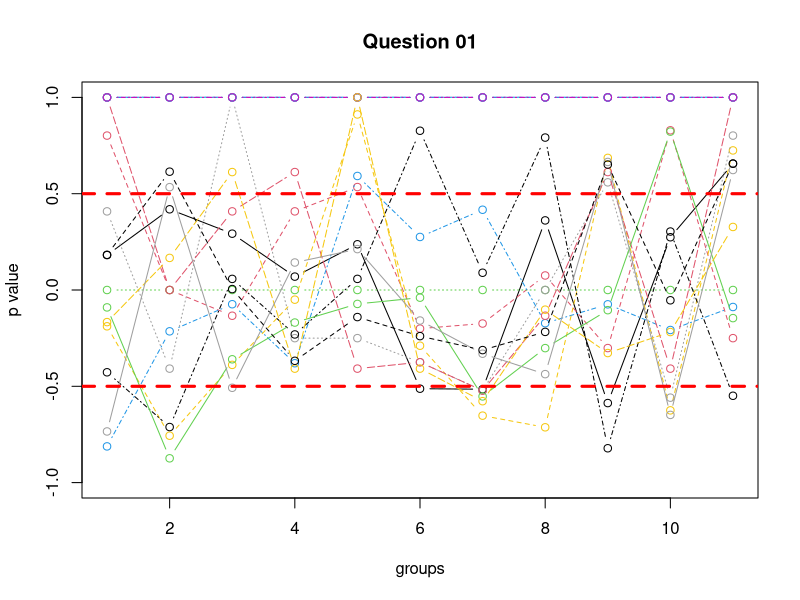
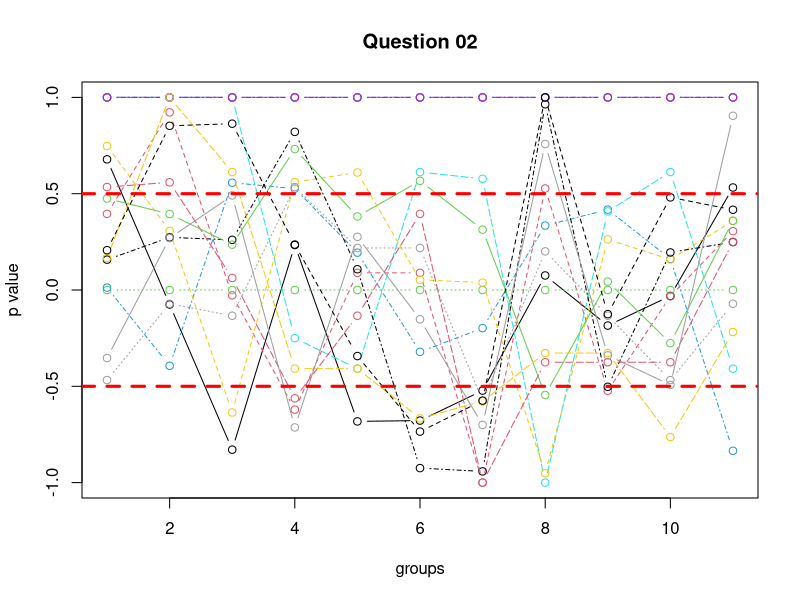
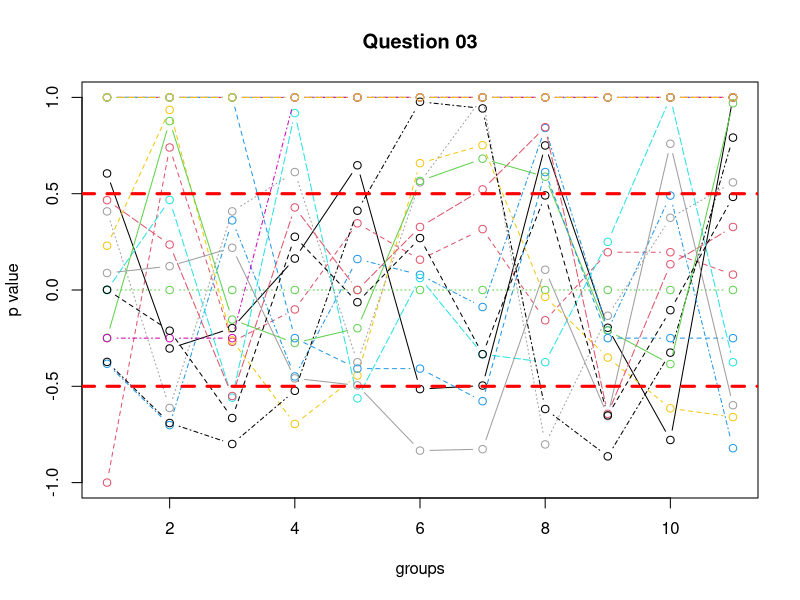
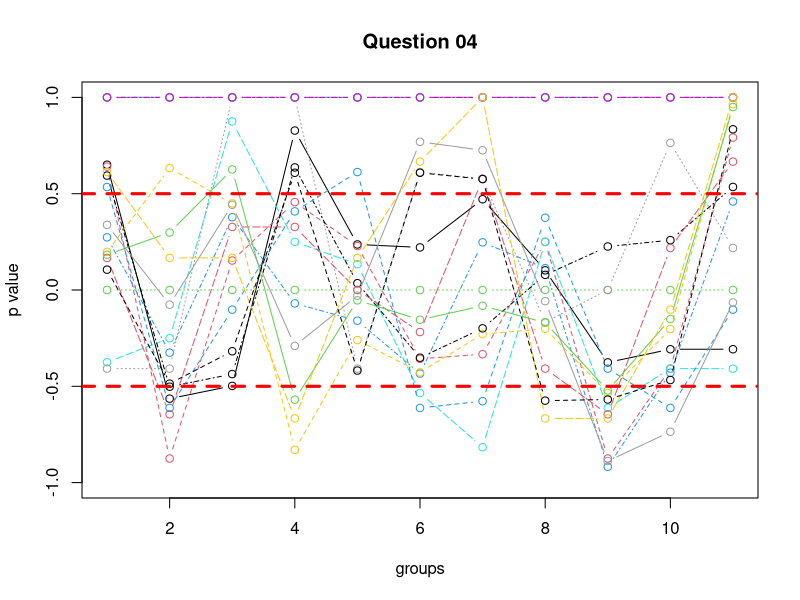
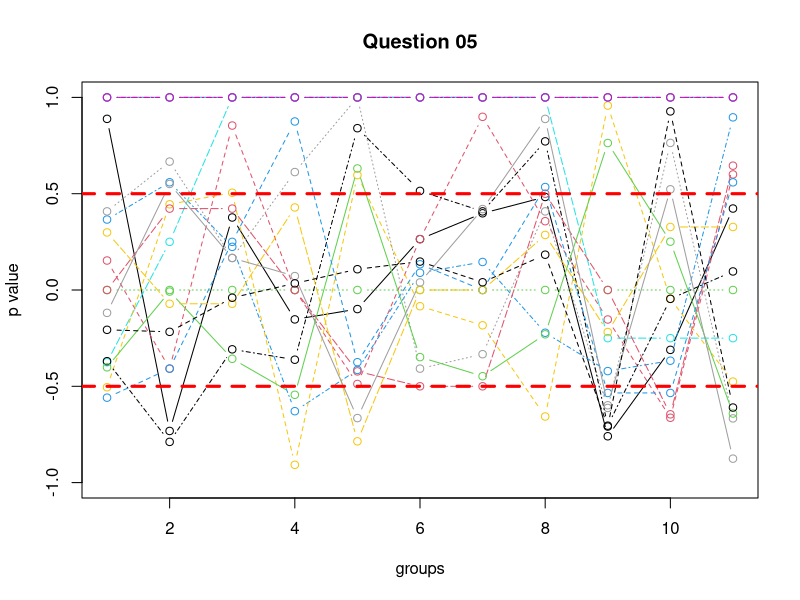
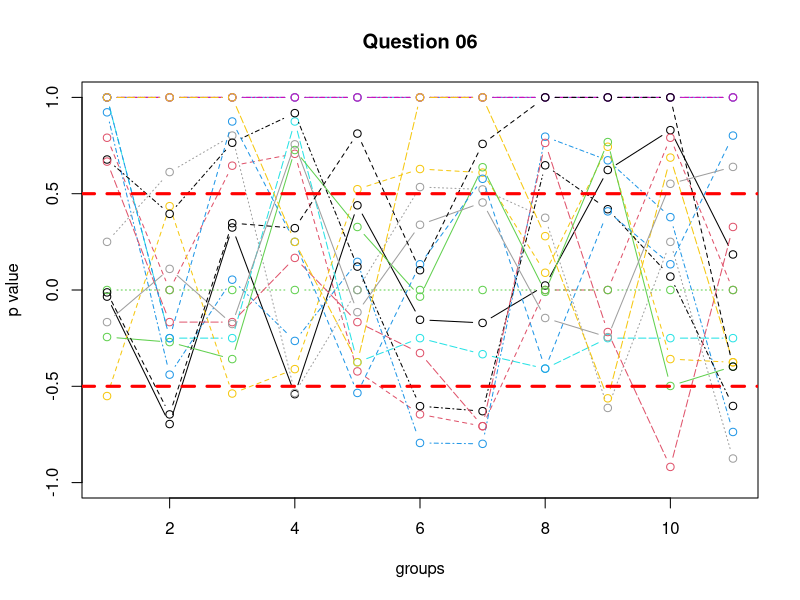
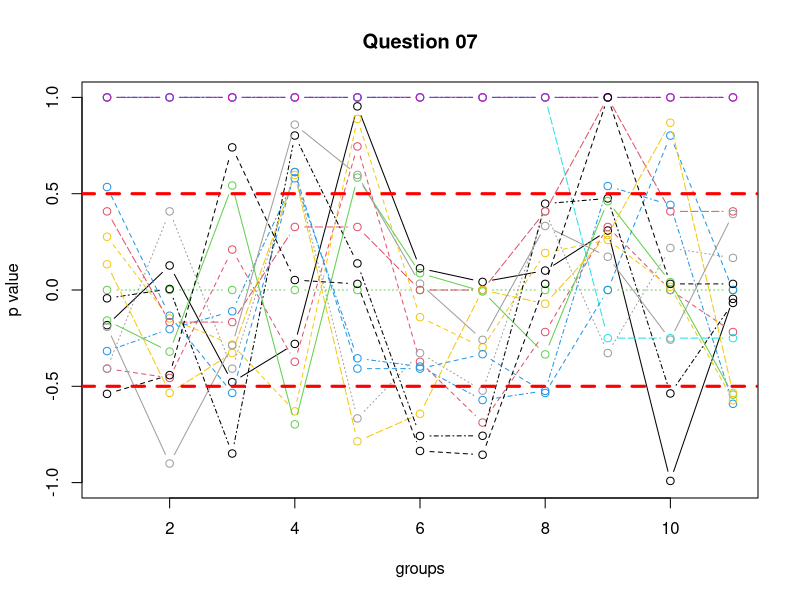
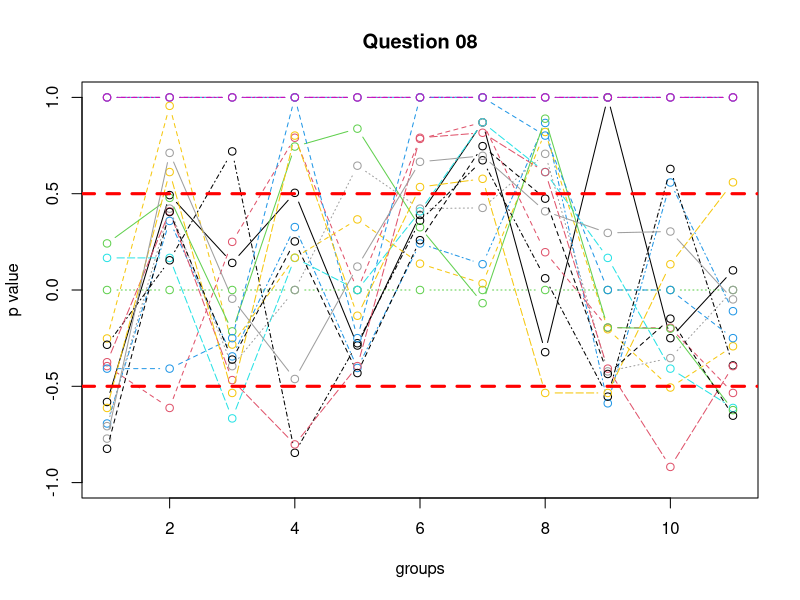

Write R code to recreate these figures, in order.
#R version 3.4.4

# p1
OPINIONLEXICON <- c(0.1813094665, 0.4190141351, 0.2924938738, 0.06955532071, 0.23742904, -0.5124500386, -0.5151515152, 0.3613720187, -0.5870852729, 0.2739731273, 0.6558559741)
SENTISTRENGTH <- c(0.8017837257, 0, -0.133630621, 0.4082482905, 0.5345224838, -0.2004459314, -0.174077656, 0.07537783614, -0.3015113446, 0.8291561976, -0.25)
SOCAL <- c(0, 0, 0, 0, 0, 0, 0, 0, 0,0 ,0)
HAPPINESSINDEX <- c(-0.812018844, -0.2145852309, -0.07384285418, -0.3801894619, 0.5920511059, 0.2753894112, 0.4166819473, -0.1724000097, -0.07436961685, -0.2076711008, -0.08823279835)
SANN <- c(1, 1, 1, 1, 1, 1, 1, 1, 1, 1, 1)
EMOTICONSDS <- c(1, 1, 1, 1, 1, 1, 1, 1, 1, 1, 1)
SENTIMENT140 <- c(-0.1885308749, -0.7565233096, -0.3888001561, -0.05018114868, 0.9115258877, -0.2893164219, -0.6524395203, -0.7129067166, 0.6859573442, -0.624873569, 0.7247706513)
STANFORD <- c(0.4082482905, -0.4082482905, 1, -0.25, -0.25, -0.375, -0.5222329679, 0, 0.5590169944, -0.5590169944, 0.8017837257)
AFINN <- c(-0.4272389409, -0.7115429727, 0.05764650058, -0.2307517281, 0.05772635503, 0.8269255372, 0.08960215366, 0.7915044472, -0.8217305334, 0.3035692416, -0.5491774213)
MPQA <- c(1, 0, 0.4082482905, 0.6123724357, -0.4082482905, -0.375, -0.5222329679, -0.133630621, 0.6123724357, -0.4082482905, 1)
NRCHASHTAG <- c(-0.09033413551, -0.873902868, -0.3597925888, -0.1689857215, -0.07229455731, -0.03976431832, -0.552513432, -0.3017739044, -0.104731097, 0.8223528988, -0.1459669057)
EMOLEX <- c(1, 1, 1, 1, 1, 1, 1, 1, 1, 1, 1)
EMOTICONS <- c(1, 1, 1, 1, 1, 1, 1, 1, 1, 1, 1)
PANAST <- c(1, 1, 1, 1, 1, 1, 1, 1, 1, 1, 1)
SASA <- c(-0.1666666667, 0.1666666667, 0.6123724357, -0.4082482905, 1, -0.4082482905, -0.5773502692, -0.1020620726, -0.3273268354, -0.2182178902, 0.3273268354)
SENTIWORDNET <- c(-0.7344734376, 0.5340270243, -0.5076820164, 0.14272149, 0.2123652931, -0.1585213291, -0.3308356689, -0.4368563661, 0.6649571017, -0.6484954288, 0.622994896)
VADER <- c(0.1827372428, 0.6143351277, 0.004851462168, -0.3676131912, -0.1405293561, -0.2394965967, -0.3120400278, -0.2174992595, 0.6513680684, -0.0534137106, 0.6564610355)



dat <- matrix(c(OPINIONLEXICON, SENTISTRENGTH, SOCAL, HAPPINESSINDEX, SANN, EMOTICONSDS, SENTIMENT140, STANFORD, AFINN, MPQA, NRCHASHTAG, EMOLEX, EMOTICONS, PANAST, SASA, SENTIWORDNET, VADER), ncol=17) # make data
matplot(dat, main="Question 01", type = c("b"), pch=1, col = 1:17, ylim = c(-1, 1), xlim = c(1, 11), xlab = "groups", ylab = "p value")
abline(h=0.5, col="red", lwd=3, lty=2)
abline(h=-0.5, col="red", lwd=3, lty=2)
#legend("topright", inset = c(- 0.4, 0), legend = c("OPINIONLEXICON", "SENTISTRENGTH", "SOCAL", "HAPPINESSINDEX", "SANN", "EMOTICONSDS", "SENTIMENT140", "STANFORD", "AFINN", "MPQA", "NRCHASHTAG", "EMOLEX", "EMOTICONS", "PANAST", "SASA", "SENTIWORDNET", "VADER"), col=1:17, pch=1)


#================
# p2
OPINIONLEXICON <- c(0.6783876579, -0.07538140879, -0.8291011663, 0.2335227502, -0.6822527409, -0.6779451923, -0.5222329679, 0.07537783614, -0.1846372365, -0.03077287274, 0.5321811564)
SENTISTRENGTH <- c(0.3952847075, 0.9223309842, -0.02777777778, -0.6210344279, 0.08908708064, 0.08908708064, -1, 0.5270462767, -0.5229763604, -0.03268602252, 0.3055555556)
SOCAL <- c(0, 0, 0, 0, 0, 0, 0, 0, 0,0 ,0)
HAPPINESSINDEX <- c(0.01251774911, -0.393609676, 0.5570167584, 0.5263032409, 0.1939799659, -0.3211669316, -0.198012284, 0.3345199885, 0.4173798893, 0.1615619952, -0.8348883597)
SANN <- c(1, 1, 1, -0.25, -0.4082482905, 0.6123724357, 0.5773502692, -1, 0.4082482905, 0.6123724357, -0.4082482905)
EMOTICONSDS <- c(1, 1, 1, 1, 1, 1, 1, 1, 1, 1, 1)
SENTIMENT140 <- c(0.7476511468, 0.3070435607, -0.6357544778, 0.5602478458, 0.6100592294, 0.05289133013, 0.03862416519, -0.9515454423, 0.262642866, 0.1585334814, 0.3583807895)
STANFORD <- c(-0.4677071733, -0.07142857143, -0.133630621, 0.5345224838, 0.2182178902, 0.2182178902, -0.5773502692, 0.2004459314, -0.133630621, -0.4677071733, -0.07142857143)
AFINN <- c(0.1575676838, 0.2731588983, 0.2605130536, 0.8210301373, 0.1078009033, -0.9247560932, -0.9419021111, 0.964499945, -0.5026259312, 0.1951067239, 0.2487503046)
MPQA <- c(0.5345224838, 0.5590169944, 0.0625, -0.5625, -0.133630621, 0.3952847075, -1, -0.375, -0.375, -0.375, 0.25)
NRCHASHTAG <- c(0.4749882705, 0.3943288491, 0.2354981604, 0.7313677344, 0.3819595408, 0.5666771757, 0.3133094705, -0.5451573587, 0.04359923813, -0.2760846132, 0.3596233153)
EMOLEX <- c(1, 1, 1, 1, 1, 1, 1, 1, 1, 1, 1)
EMOTICONS <- c(1, 1, 1, 1, 1, 1, 1, 1, 1, 1, 1)
PANAST <- c(1, 1, 1, 1, 1, 1, 1, 1, 1, 1, 1)
SASA <- c(0.1666666667, 1, 0.6123724357, -0.4082482905, -0.4082482905, -0.6666666667, -0.5773502692, -0.3273268354, -0.3273268354, -0.7637626158, -0.2182178902)
SENTIWORDNET <- c(-0.353183336, 0.2694901436, 0.4910841623, -0.7136031649, 0.2760989056, -0.1519709371, -0.7003457629, 0.7580686503, -0.3395639257, -0.4930768554, 0.9045079298)
VADER <- c(0.2066763773, 0.8524488975, 0.86353579, 0.2358632921, -0.3429394028, -0.7351745269, -0.5742143361, 1, -0.1252229236, 0.48095367, 0.4167529227)



dat <- matrix(c(OPINIONLEXICON, SENTISTRENGTH, SOCAL, HAPPINESSINDEX, SANN, EMOTICONSDS, SENTIMENT140, STANFORD, AFINN, MPQA, NRCHASHTAG, EMOLEX, EMOTICONS, PANAST, SASA, SENTIWORDNET, VADER), ncol=17) # make data
matplot(dat, main="Question 02", type = c("b"), pch=1, col = 1:17, ylim = c(-1, 1), xlim = c(1, 11), xlab = "groups", ylab = "p value")
abline(h=0.5, col="red", lwd=3, lty=2)
abline(h=-0.5, col="red", lwd=3, lty=2)
#legend("topright", inset = c(- 0.4, 0), legend = c("OPINIONLEXICON", "SENTISTRENGTH", "SOCAL", "HAPPINESSINDEX", "SANN", "EMOTICONSDS", "SENTIMENT140", "STANFORD", "AFINN", "MPQA", "NRCHASHTAG", "EMOLEX", "EMOTICONS", "PANAST", "SASA", "SENTIWORDNET", "VADER"), col=1:17, pch=1)


#================
# p3
OPINIONLEXICON <- c(0.6051752479,-0.3035984438,-0.1977869994,0.1632498154,0.6475945477,-0.5144230769,-0.4962313497,0.7505788544,-0.1961161351,-0.7787258787,0.9996144693)
SENTISTRENGTH <- c(-1,0.7399400734,-0.2690691176,-0.1009009191,0.3461538462,0.1572427255,0.316227766,-0.1572427255,0.1961161351,0.1961161351,0.0800640769)
SOCAL <- c(0, 0, 0, 0, 0, 0, 0, 0, 0,0 ,0)
HAPPINESSINDEX <- c(-0.3829287423,-0.701643207,0.3614636365,-0.4487290549,0.1607007101,0.07886925344,-0.08843221493,0.8412027636,-0.2091869921,0.4902444506,-0.8215780775)
SANN <- c(0,0.4677071733,-0.5590169944,0.9185586535,-0.5625,0.0625,-0.3333333333,-0.375,0.25,1,-0.375)
EMOTICONSDS <- c(1,1,1,1,1,1,1,1,1,1,1)
SENTIMENT140 <- c(0.2299258886,0.9350362393,-0.2619530932,-0.6954464414,-0.4439381297,0.6585026113,0.7517344142,-0.03591315831,-0.3509225142,-0.6143437158,-0.6598829256)
STANFORD <- c(0.4082482905,-0.6123724357,0.4082482905,0.6123724357,-0.375,0.5590169944,1,-0.8017837257,-0.133630621,0.375,0.5590169944)
AFINN <- c(-0.3733325478,-0.6905680249,-0.7995179844,-0.5234218485,0.4117480101,0.9773854384,0.9428090416,-0.6179307956,-0.8637921424,-0.3252076063,0.7913021987)
MPQA <- c(0.4665694748,0.2358640883,-0.5503495393,0.4285714286,0,0.3273268354,0.5222329679,0.8451542547,-0.6428571429,0.133630621,0.3273268354)
NRCHASHTAG <- c(-0.2478628482,0.8770688392,-0.153641176,-0.2752900998,-0.1984670103,0.5664984264,0.6816417172,0.5883639675,-0.2106219812,-0.3845691106,0.9693503535)
EMOLEX <- c(1,1,1,-0.25,-0.4082482905,-0.4082482905,-0.5773502692,0.6123724357,-0.25,-0.25,-0.25)
EMOTICONS <- c(1,1,1,1,1,1,1,1,1,1,1)
PANAST <- c(-0.25,-0.25,-0.25,1,1,1,1,1,1,1,1)
SASA <- c(1,1,1,1,1,1,1,1,1,1,1)
SENTIWORDNET <- c(0.08822585451,0.1236389287,0.2193372685,-0.4588671385,-0.4950553352,-0.8340102193,-0.8264904142,0.1052446261,-0.6545819397,0.7593103078,-0.5981421508)
VADER <- c(0.001346577981,-0.2112291502,-0.6646696416,0.2764357051,-0.06338181607,0.2696023435,-0.3333333333,0.4911537243,-0.6510251963,-0.1048169882,0.4834354571)



dat <- matrix(c(OPINIONLEXICON, SENTISTRENGTH, SOCAL, HAPPINESSINDEX, SANN, EMOTICONSDS, SENTIMENT140, STANFORD, AFINN, MPQA, NRCHASHTAG, EMOLEX, EMOTICONS, PANAST, SASA, SENTIWORDNET, VADER), ncol=17) # make data
matplot(dat, main="Question 03", type = c("b"), pch=1, col = 1:17, ylim = c(-1, 1), xlim = c(1, 11), xlab = "groups", ylab = "p value")
abline(h=0.5, col="red", lwd=3, lty=2)
abline(h=-0.5, col="red", lwd=3, lty=2)
#legend("topright", inset = c(- 0.4, 0), legend = c("OPINIONLEXICON", "SENTISTRENGTH", "SOCAL", "HAPPINESSINDEX", "SANN", "EMOTICONSDS", "SENTIMENT140", "STANFORD", "AFINN", "MPQA", "NRCHASHTAG", "EMOLEX", "EMOTICONS", "PANAST", "SASA", "SENTIWORDNET", "VADER"), col=1:17, pch=1)



#================
# p4
OPINIONLEXICON <- c(0.6504436356, -0.5640760748, -0.4979352974, 0.8278373544, 0.2365249584, 0.2211629342, 0.4714045208, 0.1020620726, -0.3759722599, -0.3076136672, -0.3076136672)
SENTISTRENGTH <- c(0.6407116072, -0.875, 0.1530931089, 0.4564354646, 0.2282177323, -0.3572172542, -0.3333333333, 0.25, -0.875, -0.4082482905, 0.7916666667)
SOCAL <- c(0, 0, 0, 0, 0, 0, 0, 0, 0,0 ,0)
HAPPINESSINDEX <- c(0.2734266032, -0.3253823672, 0.3778511815, -0.06953364058, -0.1591854777, -0.4341193705, 0.2474716908, 0.1132258069, -0.917958638, -0.4297265682, 0.4595164172)
SANN <- c(-0.375, -0.25, 0.875, 0.25, 0.133630621, -0.5345224838, -0.8164965809, 0.25, -0.6123724357, -0.4082482905, -0.4082482905)
EMOTICONSDS <- c(1, 1, 1, 1, 1, 1, 1, 1, 1, 1, 1)
SENTIMENT140 <- c(0.1979666573, 0.6323718968, 0.4495866076, -0.829913851, -0.2600308331, -0.4276391154, -0.2290192182, -0.200984725, -0.5349092519, -0.2025237297, 0.9647925761)
STANFORD <- c(-0.4082482905, -0.4082482905, 1, 1, -0.4082482905, 0.6123724357, 0.5773502692, -0.1666666667, 0, 0.7637626158, 0.2182178902)
AFINN <- c(0.5942306916, -0.5020924573, -0.4366021368, 0.6365205195, 0.0352965604, -0.3515156019, -0.1990741074, 0.07859596415, 0.2257748689, 0.2587346529, 0.5350409665)
MPQA <- c(0.1666666667, -0.6454972244, 0.3273268354, 0.3273268354, 0, -0.2182178902, 0.5773502692, -0.4082482905, -0.6454972244, 0.2182178902, 0.6666666667)
NRCHASHTAG <- c(0.1831850907, 0.2986288351, 0.6261693141, -0.5693790066, -0.05363786745, -0.1545155788, -0.08203754438, -0.1695904999, -0.5217737113, -0.1507459205, 0.9502204477)
EMOLEX <- c(0.5345224838, -0.6123724357, -0.1020620726, 0.4082482905, 0.6123724357, -0.6123724357, -0.5773502692, 0.375, -0.4082482905, -0.6123724357, -0.1020620726)
EMOTICONS <- c(1, 1, 1, 1, 1, 1, 1, 1, 1, 1, 1)
PANAST <- c(1, 1, 1, 1, 1, 1, 1, 1, 1, 1, 1)
SASA <- c(0.6123724357, 0.1666666667, 0.1666666667, -0.6666666667, 0.1666666667, 0.6666666667, 1, -0.6666666667, -0.6666666667, -0.1020620726, 1)
SENTIWORDNET <- c(0.3382066201, -0.0762966602, 0.4425254868, -0.2901212236, -0.02935585293, 0.7693458175, 0.7256094751, -0.05777242782, -0.8882644698, -0.7358149846, -0.06461671471)
VADER <- c(0.1056084202, -0.4863563983, -0.3180349436, 0.6086575972, -0.4182543473, 0.6086409708, 0.575674549, -0.5745435128, -0.5685106869, -0.4673666391, 0.8344178981)



dat <- matrix(c(OPINIONLEXICON, SENTISTRENGTH, SOCAL, HAPPINESSINDEX, SANN, EMOTICONSDS, SENTIMENT140, STANFORD, AFINN, MPQA, NRCHASHTAG, EMOLEX, EMOTICONS, PANAST, SASA, SENTIWORDNET, VADER), ncol=17) # make data
matplot(dat, main="Question 04", type = c("b"), pch=1, col = 1:17, ylim = c(-1, 1), xlim = c(1, 11), xlab = "groups", ylab = "p value")
abline(h=0.5, col="red", lwd=3, lty=2)
abline(h=-0.5, col="red", lwd=3, lty=2)
#legend("topright", inset = c(- 0.4, 0), legend = c("OPINIONLEXICON", "SENTISTRENGTH", "SOCAL", "HAPPINESSINDEX", "SANN", "EMOTICONSDS", "SENTIMENT140", "STANFORD", "AFINN", "MPQA", "NRCHASHTAG", "EMOLEX", "EMOTICONS", "PANAST", "SASA", "SENTIWORDNET", "VADER"), col=1:17, pch=1)



#================
# p5
OPINIONLEXICON <- c(0.8886833213,-0.7318748159,0.3764966443,-0.1526429135,-0.09905072696,0.2641352719,0.3983534185,0.4830793238,-0.7593889067,-0.3108071321,0.4230430409)
SENTISTRENGTH <- c(0.1530931089,-0.4082482905,0.8539125638,0,-0.4879500365,0.2641352719,0.899228803,0.3572172542,-0.1530931089,-0.663403472,0.6000991981)
SOCAL <- c(0, 0, 0, 0, 0, 0, 0, 0, 0,0 ,0)
HAPPINESSINDEX <- c(0.3658964596,0.5593466455,0.2241330808,-0.6292790516,-0.4148910531,0.0894356515,0.1455142597,-0.2219483041,-0.4210626709,-0.3671338821,0.8964201449)
SANN <- c(-0.375,0.25,1,1,1,1,1,1,-0.25,-0.25,-0.25)
EMOTICONSDS <- c(1,1,1,1,1,1,1,1,1,1,1)
SENTIMENT140 <- c(-0.5048319421,0.4450534621,0.5051935391,-0.9078518751,0.5967299133,-0.08418552064,-0.183247976,-0.6568387464,0.9577829171,-0.04597002422,-0.4756073548)
STANFORD <- c(0.4082482905,0.6666666667,0.1666666667,0.6123724357,1,-0.4082482905,-0.3333333333,0.4082482905,-0.6123724357,0.7637626158,-0.6666666667)
AFINN <- c(-0.3696246622,-0.7885738643,-0.3080137371,-0.361961383,0.8401680504,0.5144957554,0.4082482905,0.7717436331,-0.7045023275,-0.04583492485,0.09637388493)
MPQA <- c(0,0.4225771274,0.4225771274,0,-0.4225771274,-0.5,-0.5,0.5,0,-0.6454972244,0.6454972244)
NRCHASHTAG <- c(-0.4014881919,-0.008162566341,-0.3571231068,-0.5441533253,0.6310385145,-0.3485004053,-0.4476884253,-0.23016516,0.7632442563,0.2509391067,-0.6413485916)
EMOLEX <- c(-0.5590169944,-0.4082482905,0.25,0.875,-0.375,0.133630621,0,0.5345224838,-0.5345224838,-0.5345224838,0.5590169944)
EMOTICONS <- c(1,1,1,1,1,1,1,1,1,1,1)
PANAST <- c(1,1,1,1,1,1,1,1,1,1,1)
SASA <- c(0.2988071523,-0.07142857143,-0.07142857143,0.4285714286,-0.7857142857,0,0,0.2857142857,-0.2182178902,0.3273268354,0.3273268354)
SENTIWORDNET <- c(-0.1187217065,0.5505497939,0.1658968085,0.07220399491,-0.6650162273,0.03925652834,0.4203318097,0.8883742252,-0.5985222412,0.5227493499,-0.8756527655)
VADER <- c(-0.2066883508,-0.2171822964,-0.04018629418,0.03439436686,0.1078740508,0.147479349,0.04013953778,0.1833408179,-0.7089629868,0.9274061774,-0.6103558161)



dat <- matrix(c(OPINIONLEXICON, SENTISTRENGTH, SOCAL, HAPPINESSINDEX, SANN, EMOTICONSDS, SENTIMENT140, STANFORD, AFINN, MPQA, NRCHASHTAG, EMOLEX, EMOTICONS, PANAST, SASA, SENTIWORDNET, VADER), ncol=17) # make data
matplot(dat, main="Question 05", type = c("b"), pch=1, col = 1:17, ylim = c(-1, 1), xlim = c(1, 11), xlab = "groups", ylab = "p value")
abline(h=0.5, col="red", lwd=3, lty=2)
abline(h=-0.5, col="red", lwd=3, lty=2)
#legend("topright", inset = c(- 0.4, 0), legend = c("OPINIONLEXICON", "SENTISTRENGTH", "SOCAL", "HAPPINESSINDEX", "SANN", "EMOTICONSDS", "SENTIMENT140", "STANFORD", "AFINN", "MPQA", "NRCHASHTAG", "EMOLEX", "EMOTICONS", "PANAST", "SASA", "SENTIWORDNET", "VADER"), col=1:17, pch=1)



#================
# p6
OPINIONLEXICON <- c(-0.03432110015, -0.6960127486, 0.3245601247, -0.5410384803, 0.4397803441, -0.154660416, -0.1708541321, 0.02340732763, 0.6231284102, 0.8298976725, 0.1845573726)
SENTISTRENGTH <- c(0.790569415, 0, 0.6454972244, 0.7071067812, -0.4225771274, -0.6454972244, -0.7071067812, 0, 0, 0.790569415, 0)
SOCAL <- c(0, 0, 0, 0, 0, 0, 0, 0, 0,0 ,0)
HAPPINESSINDEX <- c(0.9225447388, -0.4395498461, 0.05358726442, -0.2643951767, 0.1461172469, -0.7941254129, -0.7987282026, 0.7960587093, 0.6734308438, 0.378222865, -0.7371947781)
SANN <- c(1, -0.25, -0.25, 0.875, -0.375, -0.25, -0.3333333333, -0.4082482905, -0.25, -0.25, -0.25)
EMOTICONSDS <- c(1, 1, 1, 1, 1, 1, 1, 1, 1, 1, 1)
SENTIMENT140 <- c(-0.5506383416, 0.4352659992, -0.5375642201, -0.4108455515, 0.5233510329, 0.6281674961, 0.6094853233, 0.08951787189, 0.7437517933, -0.3587064772, -0.3755366778)
STANFORD <- c(0.25, 0.6123724357, 0.8017837257, -0.5345224838, 0, 0.5345224838, 0.5222329679, 0.375, -0.6123724357, 0.25, -0.875)
AFINN <- c(0.6775194738, 0.3953461726, 0.7646431018, 0.9183302292, 0.1214805195, -0.6031436792, -0.6291641261, 0.6474615691, 0.4194694136, 0.06981046097, -0.6021569029)
MPQA <- c(0.6666666667, -0.1666666667, -0.1666666667, 0.1666666667, -0.1666666667, -0.3273268354, -0.7071067812, 0.7637626158, -0.2182178902, -0.9185586535, 0.3273268354)
NRCHASHTAG <- c(-0.2441601935, -0.2705073243, -0.3586898153, 0.7268515721, 0.3271841717, -0.03448466016, 0.6373672624, -0.009602235356, 0.768114079, -0.4982956164, -0.3969020215)
EMOLEX <- c(1, -0.25, 0.875, 0.25, -0.5345224838, 0.133630621, 0.5773502692, -0.4082482905, 0.4082482905, 0.133630621, 0.8017837257)
EMOTICONS <- c(1, 1, 1, 1, 1, 1, 1, 1, 1, 1, 1)
PANAST <- c(1, 1, 1, 1, 1, 1, 1, 1, 1, 1, 1)
SASA <- c(1, 1, 1, 0.25, -0.375, 1, 1, 0.2795084972, -0.5625, 0.6875, -0.375)
SENTIWORDNET <- c(-0.166777937, 0.1096886039, -0.1766058704, 0.7562774268, -0.1152029974, 0.338725039, 0.4542045245, -0.1453868045, -0.2445246792, 0.551491259, 0.6392015326)
VADER <- c(-0.01242075531, -0.6459313587, 0.3471184603, 0.3211282527, 0.8122338863, 0.1027279261, 0.7586098681, 1, 1, 1, -0.39795462)



dat <- matrix(c(OPINIONLEXICON, SENTISTRENGTH, SOCAL, HAPPINESSINDEX, SANN, EMOTICONSDS, SENTIMENT140, STANFORD, AFINN, MPQA, NRCHASHTAG, EMOLEX, EMOTICONS, PANAST, SASA, SENTIWORDNET, VADER), ncol=17) # make data
matplot(dat, main="Question 06", type = c("b"), pch=1, col = 1:17, ylim = c(-1, 1), xlim = c(1, 11), xlab = "groups", ylab = "p value")
abline(h=0.5, col="red", lwd=3, lty=2)
abline(h=-0.5, col="red", lwd=3, lty=2)
#legend("topright", inset = c(- 0.4, 0), legend = c("OPINIONLEXICON", "SENTISTRENGTH", "SOCAL", "HAPPINESSINDEX", "SANN", "EMOTICONSDS", "SENTIMENT140", "STANFORD", "AFINN", "MPQA", "NRCHASHTAG", "EMOLEX", "EMOTICONS", "PANAST", "SASA", "SENTIWORDNET", "VADER"), col=1:17, pch=1)



#================
# p7
OPINIONLEXICON <- c(-0.1825276335, 0.127154325, -0.4785914928, -0.2798693959, 0.9535410965, 0.1127433361, 0.04206566317, 0.1009124857, 0.3087951766, -0.9912766626, -0.04602727421)
SENTISTRENGTH <- c(-0.4082482905, -0.4564354646, 0.2100420126, -0.3726779962, 0.7453559925, -0.3726779962, -0.6882472016, -0.2182178902, 0.3273268354, 0, -0.2182178902)
SOCAL <- c(0, 0, 0, 0, 0, 0, 0, 0, 0,0 ,0)
HAPPINESSINDEX <- c(-0.3171916835, -0.2029187441, -0.1108053758, 0.5800912962, -0.3546601074, -0.3975899151, -0.5714216054, -0.5235328126, 0.5397254337, 0.4419221639, -0.5909094134)
SANN <- c(1, 1, 1, 1, 1, 1, 1, 1, -0.25, -0.25, -0.25)
EMOTICONSDS <- c(1, 1, 1, 1, 1, 1, 1, 1, 1, 1, 1)
SENTIMENT140 <- c(0.2764770919, -0.1475247401, -0.2837813836, -0.6300597738, 0.8883802491, -0.1409226695, -0.2977942446, 0.1921075457, 0.2597713904, 0.01682329291, -0.5722158784)
STANFORD <- c(-0.4082482905, 0.4082482905, -0.4082482905, 0.6123724357, -0.6666666667, -0.3273268354, -0.5222329679, 0.4082482905, -0.3273268354, 0.2182178902, 0.1666666667)
AFINN <- c(-0.04315117635, 0.005308047048, -0.8490117402, 0.8019744677, 0.1380272358, -0.7578887714, -0.756968596, 0.4480507389, 0.4755814654, -0.5371365952, -0.06714207439)
MPQA <- c(0.4082482905, -0.1666666667, -0.1666666667, 0.3273268354, 0.3273268354, 0, 0, 0.4082482905, 1, 0.4082482905, 0.4082482905)
NRCHASHTAG <- c(-0.1585737009, -0.3200683837, 0.5423880788, -0.6976022719, 0.5837800271, 0.08714585789, -0.0073496636, -0.3342722415, 0.461359649, 0.04072935179, -0.5431730664)
EMOLEX <- c(0.5345224838, -0.133630621, -0.5345224838, 0.6123724357, -0.4082482905, -0.4082482905, -0.3333333333, -0.5345224838, 0, 0.8017837257, 0)
EMOTICONS <- c(1, 1, 1, 1, 1, 1, 1, 1, 1, 1, 1)
PANAST <- c(1, 1, 1, 1, 1, 1, 1, 1, 1, 1, 1)
SASA <- c(0.133630621, -0.5345224838, -0.3273268354, 0.5976143047, -0.7857142857, -0.6428571429, 0, -0.07142857143, 0.2857142857, 0.8685990362, -0.5345224838)
SENTIWORDNET <- c(-0.1912056253, -0.9009630093, -0.2876857639, 0.8586751099, 0.5976251759, 0.0327793774, -0.2588009779, 0.3323154873, 0.172611539, -0.2578341134, 0.3945516797)
VADER <- c(-0.5394124123, -0.4419205585, 0.7406311846, 0.0516823359, 0.03170080036, -0.8357335857, -0.8553867388, 0.03170080036, 1, 0.03170080036, 0.03170080036)



dat <- matrix(c(OPINIONLEXICON, SENTISTRENGTH, SOCAL, HAPPINESSINDEX, SANN, EMOTICONSDS, SENTIMENT140, STANFORD, AFINN, MPQA, NRCHASHTAG, EMOLEX, EMOTICONS, PANAST, SASA, SENTIWORDNET, VADER), ncol=17) # make data
matplot(dat, main="Question 07", type = c("b"), pch=1, col = 1:17, ylim = c(-1, 1), xlim = c(1, 11), xlab = "groups", ylab = "p value")
abline(h=0.5, col="red", lwd=3, lty=2)
abline(h=-0.5, col="red", lwd=3, lty=2)
#legend("topright", inset = c(- 0.4, 0), legend = c("OPINIONLEXICON", "SENTISTRENGTH", "SOCAL", "HAPPINESSINDEX", "SANN", "EMOTICONSDS", "SENTIMENT140", "STANFORD", "AFINN", "MPQA", "NRCHASHTAG", "EMOLEX", "EMOTICONS", "PANAST", "SASA", "SENTIWORDNET", "VADER"), col=1:17, pch=1)



#================
# p8
OPINIONLEXICON <- c(-0.5814707169, 0.4927894172, 0.1407969763, 0.5044978417, -0.2882783301, 0.3895968612, 0.8703882798, -0.3227486122, 1, -0.25, 0.1020620726)
SENTISTRENGTH <- c(-0.3952847075, -0.6123724357, 0.25, 0.790569415, 0, 0.7844645406, 0.8703882798, 0.1961161351, -0.1961161351, -0.1961161351, -0.5345224838)
SOCAL <- c(0, 0, 0, 0, 0, 0, 0, 0, 0,0 ,0)
HAPPINESSINDEX <- c(-0.693144615, 0.358693878, -0.3448523061, 0.3266864553, -0.4047619415, 0.2414391439, 0.1340296709, 0.8672773979, -0.5883398927, 0.5581760674, -0.1099815366)
SANN <- c(0.1666666667, 0.1666666667, -0.6666666667, 0.1666666667, 0, 0.4082482905, 0.8703882798, 0.6123724357, 0.1666666667, -0.4082482905, -0.6123724357)
EMOTICONSDS <- c(1, 1, 1, 1, 1, 1, 1, 1, 1, 1, 1)
SENTIMENT140 <- c(-0.2517133019, 0.9562309774, -0.2832455314, 0.1677665624, 0.366540539, 0.1366729235, 0.03439177611, 0.8204536122, -0.2037751423, -0.5064249506, -0.2921657679)
STANFORD <- c(-0.7071067812, 0.4225771274, -0.3952847075, 0, 0.6454972244, 0.4225771274, 0.4264014327, 0.7071067812, -0.4225771274, -0.3535533906, 0)
AFINN <- c(-0.2843482308, 0.1542217727, 0.719701606, -0.8453329154, -0.2763588377, 0.359850803, 0.6735753141, 0.06082588745, -0.553758335, 0.6285885438, -0.3914522441)
MPQA <- c(-0.375, 0.4082482905, -0.4677071733, -0.8017837257, -0.3952847075, 0.790569415, 0.8164965809, 0.6123724357, -0.4082482905, -0.9185586535, -0.3952847075)
NRCHASHTAG <- c(0.2419625737, 0.4783468519, -0.2147806887, 0.7448561885, 0.8377431758, 0.3258047685, -0.06845356327, 0.8894881708, -0.1947282575, -0.2006855883, -0.6236358328)
EMOLEX <- c(-0.4082482905, -0.4082482905, -0.25, 1, -0.25, 1, 1, 0.8017837257, 0, 0, -0.25)
EMOTICONS <- c(1, 1, 1, 1, 1, 1, 1, 1, 1, 1, 1)
PANAST <- c(1, 1, 1, 1, 1, 1, 1, 1, 1, 1, 1)
SASA <- c(-0.6123724357, 0.6123724357, -0.5345224838, 0.8017837257, -0.133630621, 0.5345224838, 0.5773502692, -0.5345224838, -0.5345224838, 0.133630621, 0.5590169944)
SENTIWORDNET <- c(-0.7716035083, 0.7119917166, -0.04513129604, -0.4620586314, 0.1215852346, 0.6656329219, 0.6966978315, 0.408730274, 0.2965064312, 0.303655651, -0.04867281088)
VADER <- c(-0.8244146709, 0.4049006726, -0.3612752685, 0.2522780037, -0.4312077046, 0.2587364351, 0.7469436206, 0.4744446243, -0.4359886122, -0.1488690641, -0.652609991)



dat <- matrix(c(OPINIONLEXICON, SENTISTRENGTH, SOCAL, HAPPINESSINDEX, SANN, EMOTICONSDS, SENTIMENT140, STANFORD, AFINN, MPQA, NRCHASHTAG, EMOLEX, EMOTICONS, PANAST, SASA, SENTIWORDNET, VADER), ncol=17) # make data
matplot(dat, main="Question 08", type = c("b"), pch=1, col = 1:17, ylim = c(-1, 1), xlim = c(1, 11), xlab = "groups", ylab = "p value")
abline(h=0.5, col="red", lwd=3, lty=2)
abline(h=-0.5, col="red", lwd=3, lty=2)
#legend("topright", inset = c(- 0.4, 0), legend = c("OPINIONLEXICON", "SENTISTRENGTH", "SOCAL", "HAPPINESSINDEX", "SANN", "EMOTICONSDS", "SENTIMENT140", "STANFORD", "AFINN", "MPQA", "NRCHASHTAG", "EMOLEX", "EMOTICONS", "PANAST", "SASA", "SENTIWORDNET", "VADER"), col=1:17, pch=1)



#================
# p9
OPINIONLEXICON <- c(0.25, -0.6123724357, -0.6123724357, -0.9128709292, -0.5833333333, -0.4082482905, -0.3333333333, 0.6123724357, 0.4082482905, 0.9185586535, 0.25)
SENTISTRENGTH <- c(0.2752409413, 0.716114874, -0.358057437, -0.6085806195, 0, 0.716114874, 0.9847319278, -0.1376204706, -0.7453559925, 0.7216878365, 0.1565560728)
SOCAL <- c(0, 0, 0, 0, 0, 0, 0, 0, 0,0 ,0)
HAPPINESSINDEX <- c(-0.3850032346, 0.03926386765, -0.3620381311, 0.8671037228, 0.3539842391, 0.05669781938, 0.17867324, 0.008395771779, 1, 1, -0.1532905428)
SANN <- c(1, 1, 1, 1, 1, 1, 1, 1, 1, 1, 1)
EMOTICONSDS <- c(1, 1, 1, 1, 1, 1, 1, 1, 1, 1, 1)
SENTIMENT140 <- c(-0.57976802, -0.3247376496, -0.5568463444, 0.2448885129, -0.66784618, -0.07191905238, 0.2560710504, 0.5270012861, -0.1293185607, 0.4203797819, -0.30802568)
STANFORD <- c(-0.4082482905, 0.1020620726, 0.6123724357, -0.9185586535, 0.4082482905, 0.6123724357, 0.5222329679, 0.6123724357, 0.3273268354, -0.3273268354, 0.2182178902)
AFINN <- c(0.5840186889, -0.4884685875, -0.2591066896, 0.03179279275, 0.6588501686, -0.6849174907, -0.6344324017, 0.3931933743, -0.3857583749, 0.6621344986, -0.4910220214)
MPQA <- c(-0.6123724357, -0.6123724357, 0.4082482905, 0.4082482905, 0.25, 1, 1, -1, 0.25, 0.4082482905, -0.6123724357)
NRCHASHTAG <- c(-0.9692091765, 0.05170239526, -0.6185242385, -0.2878327057, 0.1079572882, -0.05796087301, 0.08088415619, 0.5369328147, -0.3808008969, 0.6839430833, -0.3693230097)
EMOLEX <- c(0.6123724357, 0.4082482905, -0.9185586535, 0, 0, 0.2182178902, 1, -0.3273268354, 0, 1, -0.1666666667)
EMOTICONS <- c(1, 1, 1, 1, 1, 1, 1, 1, 1, 1, 1)
PANAST <- c(1, 1, 1, 1, 1, 1, 1, 1, 1, 1, 1)
SASA <- c(0.25, -0.5625, 0.0625, 0.2795084972, 0.4677071733, 0.133630621, 0.09090909091, -0.25, -0.6123724357, 0.0625, 0.6875)
SENTIWORDNET <- c(-0.1158804935, -0.1611124666, 0.4607049441, 0.2356556696, -0.1887291826, 0.1502668041, 0.1966342243, 0.134591092, 0.5699629693, -0.2888644565, 0.2379122324)
VADER <- c(-0.109807518, 0.006805013454, -0.406591216, -0.02162765117, -0.04544638599, 0.406591216, 0.5745415357, 0.406591216, 1, 0.6810446523, -0.406591216)



dat <- matrix(c(OPINIONLEXICON, SENTISTRENGTH, SOCAL, HAPPINESSINDEX, SANN, EMOTICONSDS, SENTIMENT140, STANFORD, AFINN, MPQA, NRCHASHTAG, EMOLEX, EMOTICONS, PANAST, SASA, SENTIWORDNET, VADER), ncol=17) # make data
matplot(dat, main="Question 09", type = c("b"), pch=1, col = 1:17, ylim = c(-1, 1), xlim = c(1, 11), xlab = "groups", ylab = "p value")
abline(h=0.5, col="red", lwd=3, lty=2)
abline(h=-0.5, col="red", lwd=3, lty=2)
#legend("topright", inset = c(- 0.4, 0), legend = c("OPINIONLEXICON", "SENTISTRENGTH", "SOCAL", "HAPPINESSINDEX", "SANN", "EMOTICONSDS", "SENTIMENT140", "STANFORD", "AFINN", "MPQA", "NRCHASHTAG", "EMOLEX", "EMOTICONS", "PANAST", "SASA", "SENTIWORDNET", "VADER"), col=1:17, pch=1)



#================
# p10
OPINIONLEXICON <- c(0.1012707706, -0.8128065989, 0.8415631729, 0.2400204055, 0.1850217385, 0.2327551501, -0.3820856366, -0.7777059031, -0.6881512975, 0.1602256645, -0.4833036436)
SENTISTRENGTH <- c(-0.6666666667, 0.1111111111, 0.8055555556, -0.7222222222, 0.06019292654, 0.1846372365, 0.4842001247, -0.5833333333, -0.05455447256, -0.3912540225, 0.9630868247)
SOCAL <- c(0, 0, 0, 0, 0, 0, 0, 0, 0,0 ,0)
HAPPINESSINDEX <- c(0.4512994356, 0.5371377188, -0.6782603887, -0.2292554749, 0.3621716772, -0.1596065321, -0.1548057422, 0.9528605448, -0.4002093674, -0.3718377829, 0.6248081223)
SANN <- c(-0.4564354646, 0, 0.4564354646, -0.4564354646, 0.4564354646, 0.5590169944, 1, 0.5590169944, -0.5590169944, 0, 0.5590169944)
EMOTICONSDS <- c(1, 1, 1, 1, 1, 1, 1, 1, 1, 1, 1)
SENTIMENT140 <- c(0.7408653897, -0.4219575903, 0.851804217, -0.4166945121, -0.2575044204, -0.3239597528, -0.5947701703, -0.4334323566, 0.5506406906, -0.01246207764, 0.7625953412)
STANFORD <- c(0.5625, -0.5590169944, 0.2795084972, -0.0625, -0.2795084972, 0.4082482905, 0.3015113446, -0.25, -0.5625, 0.2795084972, -0.2795084972)
AFINN <- c(0.3647330259, 0.1054585978, -0.8687155877, -0.1210330416, 0.2440842722, -0.1045203844, -0.08564691196, 0.7476283879, -0.3127966664, 0.3688995331, -0.4304876377)
MPQA <- c(0.6123724357, -0.4082482905, -0.6123724357, -0.875, 0.4082482905, 0.5345224838, 1, 0.4082482905, 0.6123724357, -0.25, -0.375)
NRCHASHTAG <- c(0.04528971788, -0.6537311773, 0.8138535391, -0.4126985201, -0.360671133, -0.2076299465, -0.869407787, -0.1622906244, -0.1823747844, 0.8177799763, 0.2384231116)
EMOLEX <- c(1, 1, 1, -0.4082482905, -0.1020620726, 0.4082482905, 0.3015113446, 0.2182178902, -0.1020620726, -0.4082482905, -0.1020620726)
EMOTICONS <- c(1, 1, 1, 1, 1, 1, 1, 1, 1, 1, 1)
PANAST <- c(0.1666666667, 0.6666666667, -0.6666666667, -0.4082482905, 0.6123724357, -0.4082482905, 1, 1, 1, 1, 1)
SASA <- c(-0.5345224838, -0.5345224838, 1, 0.8017837257, 0.8685990362, 0.2004459314, 0, -0.8017837257, -0.133630621, 0.7637626158, 1)
SENTIWORDNET <- c(-0.1916016465, 0.08196324262, -0.1094128185, 0.8357101461, -0.08059001215, -0.1584312785, -0.2396170026, 0.2547376887, -0.7393099929, 0.1304118107, 0.2134530112)
VADER <- c(0.529064869, -0.4592765008, 0.4256478955, -0.483308686, -0.5164772147, 0.8170526015, 0.6729358789, 0.5139097969, 0.5355000297, -0.7487416032, 0.1193707916)



dat <- matrix(c(OPINIONLEXICON, SENTISTRENGTH, SOCAL, HAPPINESSINDEX, SANN, EMOTICONSDS, SENTIMENT140, STANFORD, AFINN, MPQA, NRCHASHTAG, EMOLEX, EMOTICONS, PANAST, SASA, SENTIWORDNET, VADER), ncol=17) # make data
matplot(dat, main="Question 10", type = c("b"), pch=1, col = 1:17, ylim = c(-1, 1), xlim = c(1, 11), xlab = "groups", ylab = "p value")
abline(h=0.5, col="red", lwd=3, lty=2)
abline(h=-0.5, col="red", lwd=3, lty=2)
#legend("topright", inset = c(- 0.4, 0), legend = c("OPINIONLEXICON", "SENTISTRENGTH", "SOCAL", "HAPPINESSINDEX", "SANN", "EMOTICONSDS", "SENTIMENT140", "STANFORD", "AFINN", "MPQA", "NRCHASHTAG", "EMOLEX", "EMOTICONS", "PANAST", "SASA", "SENTIWORDNET", "VADER"), col=1:17, pch=1)





